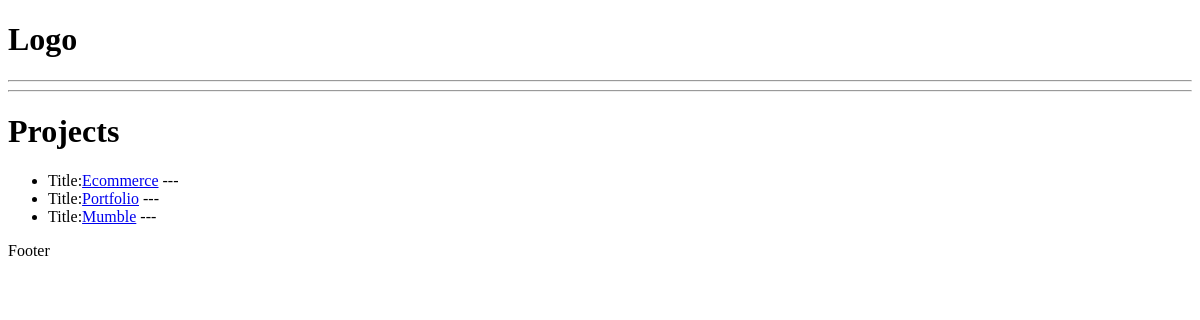
Before: / with the older database file.
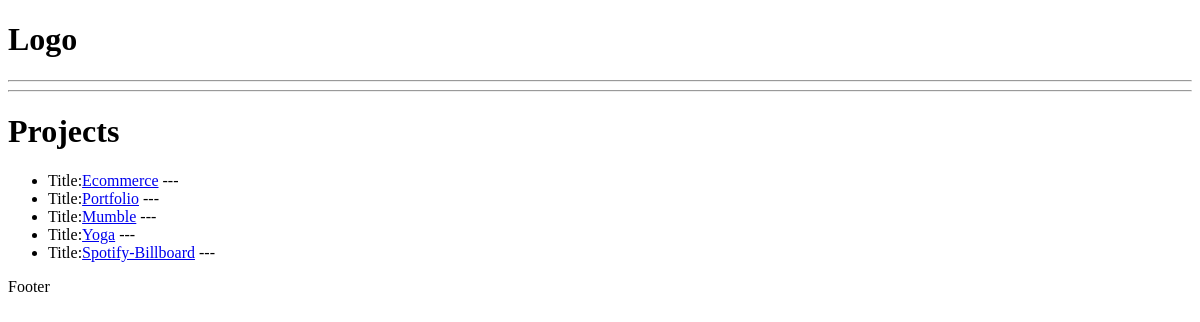
After: the same page with the newer database file.
### projects/models.py (models this page shows, shortened)
class Project(models.Model):
    title = models.CharField(max_length=200)
    desription = models.TextField(null=True, blank=True)
    demo_link = models.CharField(max_length=2000, null=True, blank=True)
    source_link = models.CharField(max_length=2000,null=True,blank=True)
    tags = models.ManyToManyField('Tag', blank=True)
    vote_total = models.IntegerField(default=0, null=True, blank=True)
    vote_ratio = models.IntegerField(default=0, null=True, blank=True)
    created = models.DateTimeField(auto_now_add=True)
    id = models.UUIDField(default=uuid.uuid4, unique=True, primary_key=True, editable=False)

### projects/views.py (the view)
# urls.py: path('', include('projects.urls'))
def projects(request):
    projects = Project.objects.all()
    context = {'projects': projects}
    return render(request, 'projects/projects.html', context)

### projects/templates/projects/projects.html (shortened to what this page needs)
<!DOCTYPE html>
<html lang="en">
<head>
</head>
<body>
{% extends 'main.html' %}
{% block content %}
    <hr>
    <h1>Projects</h1>
    <ul>
        {% for project in projects %}
        <li>Title:<a href="{% url 'project' project.id %}">{{project.title}}</a> --- {{project.description}}</li>
        {% endfor %}
    </ul>
{% endblock content %}

### templates/main.html (shortened to what this page needs)
<!DOCTYPE html>
<html lang="en">
<head>
</head>
<body>
    {% include 'navbar.html' %}
    {% block content %}
    {% endblock content %}
    <p>Footer</p>
</body>
</html>

### templates/navbar.html
<h1>Logo</h1>
<hr>

Changed rows visible on the page:
added Project: title "Yoga"
added Project: title "Spotify-Billboard"
